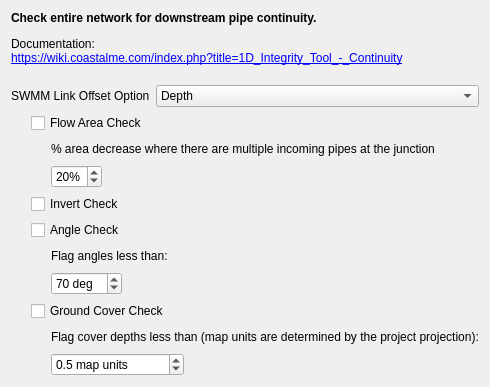
          <widget class="QWidget" name="Continuity">
           <property name="sizePolicy">
            <sizepolicy hsizetype="Preferred" vsizetype="Preferred">
             <horstretch>0</horstretch>
             <verstretch>0</verstretch>
            </sizepolicy>
           </property>
           <attribute name="title">
            <string>Continuity</string>
           </attribute>
           <layout class="QVBoxLayout" name="verticalLayout_7">
            <item>
             <widget class="QLabel" name="label_12">
              <property name="sizePolicy">
               <sizepolicy hsizetype="Expanding" vsizetype="Expanding">
                <horstretch>0</horstretch>
                <verstretch>0</verstretch>
               </sizepolicy>
              </property>
              <property name="text">
               <string>&lt;html&gt;&lt;head/&gt;&lt;body&gt;&lt;p&gt;&lt;span style=&quot; font-weight:600;&quot;&gt;Check entire network for downstream pipe continuity.&lt;/span&gt;&lt;/p&gt;&lt;p&gt;Documentation:&lt;br/&gt;&lt;a href=&quot;https://wiki.coastalme.com/index.php?title=1D_Integrity_Tool_-_Continuity&quot;&gt;&lt;span style=&quot; text-decoration: underline; color:#0000ff;&quot;&gt;https://wiki.coastalme.com/index.php?title=1D_Integrity_Tool_-_Continuity&lt;br/&gt;&lt;/span&gt;&lt;/a&gt;&lt;/p&gt;&lt;/body&gt;&lt;/html&gt;</string>
              </property>
              <property name="wordWrap">
               <bool>true</bool>
              </property>
              <property name="openExternalLinks">
               <bool>true</bool>
              </property>
             </widget>
            </item>
            <item>
             <layout class="QGridLayout" name="gridLayout_5">
              <item row="0" column="0">
               <widget class="QLabel" name="lblSwmmLinkOffsetOptionContinuity">
                <property name="sizePolicy">
                 <sizepolicy hsizetype="Fixed" vsizetype="Preferred">
                  <horstretch>0</horstretch>
                  <verstretch>0</verstretch>
                 </sizepolicy>
                </property>
                <property name="text">
                 <string>SWMM Link Offset Option</string>
                </property>
               </widget>
              </item>
              <item row="0" column="1">
               <widget class="QComboBox" name="cbxSwmmLinkOffsetOptionContinuity">
                <item>
                 <property name="text">
                  <string>Depth</string>
                 </property>
                </item>
                <item>
                 <property name="text">
                  <string>Elevation</string>
                 </property>
                </item>
               </widget>
              </item>
             </layout>
            </item>
            <item>
             <layout class="QHBoxLayout" name="horizontalLayout_11">
              <item>
               <spacer name="horizontalSpacer_8">
                <property name="orientation">
                 <enum>Qt::Horizontal</enum>
                </property>
                <property name="sizeType">
                 <enum>QSizePolicy::Fixed</enum>
                </property>
                <property name="sizeHint" stdset="0">
                 <size>
                  <width>20</width>
                  <height>20</height>
                 </size>
                </property>
               </spacer>
              </item>
              <item>
               <widget class="QCheckBox" name="cbContinuityArea">
                <property name="text">
                 <string>Flow Area Check</string>
                </property>
               </widget>
              </item>
             </layout>
            </item>
            <item>
             <layout class="QHBoxLayout" name="horizontalLayout_22">
              <item>
               <spacer name="horizontalSpacer_31">
                <property name="orientation">
                 <enum>Qt::Horizontal</enum>
                </property>
                <property name="sizeType">
                 <enum>QSizePolicy::Fixed</enum>
                </property>
                <property name="sizeHint" stdset="0">
                 <size>
                  <width>40</width>
                  <height>20</height>
                 </size>
                </property>
               </spacer>
              </item>
              <item>
               <widget class="QLabel" name="label_22">
                <property name="text">
                 <string>% area decrease where there are multiple incoming pipes at the junction</string>
                </property>
                <property name="wordWrap">
                 <bool>true</bool>
                </property>
               </widget>
              </item>
             </layout>
            </item>
            <item>
             <layout class="QHBoxLayout" name="horizontalLayout_35">
              <item>
               <spacer name="horizontalSpacer_30">
                <property name="orientation">
                 <enum>Qt::Horizontal</enum>
                </property>
                <property name="sizeType">
                 <enum>QSizePolicy::Fixed</enum>
                </property>
                <property name="sizeHint" stdset="0">
                 <size>
                  <width>40</width>
                  <height>20</height>
                 </size>
                </property>
               </spacer>
              </item>
              <item>
               <widget class="QSpinBox" name="sbContinuityArea">
                <property name="suffix">
                 <string>%</string>
                </property>
                <property name="value">
                 <number>20</number>
                </property>
               </widget>
              </item>
              <item>
               <spacer name="horizontalSpacer_27">
                <property name="orientation">
                 <enum>Qt::Horizontal</enum>
                </property>
                <property name="sizeHint" stdset="0">
                 <size>
                  <width>40</width>
                  <height>20</height>
                 </size>
                </property>
               </spacer>
              </item>
             </layout>
            </item>
            <item>
             <layout class="QHBoxLayout" name="horizontalLayout_12">
              <item>
               <spacer name="horizontalSpacer_9">
                <property name="orientation">
                 <enum>Qt::Horizontal</enum>
                </property>
                <property name="sizeType">
                 <enum>QSizePolicy::Fixed</enum>
                </property>
                <property name="sizeHint" stdset="0">
                 <size>
                  <width>20</width>
                  <height>20</height>
                 </size>
                </property>
               </spacer>
              </item>
              <item>
               <widget class="QCheckBox" name="cbContinuityInverts">
                <property name="text">
                 <string>Invert Check</string>
                </property>
               </widget>
              </item>
             </layout>
            </item>
            <item>
             <layout class="QHBoxLayout" name="horizontalLayout_13">
              <item>
               <spacer name="horizontalSpacer_10">
                <property name="orientation">
                 <enum>Qt::Horizontal</enum>
                </property>
                <property name="sizeType">
                 <enum>QSizePolicy::Fixed</enum>
                </property>
                <property name="sizeHint" stdset="0">
                 <size>
                  <width>20</width>
                  <height>20</height>
                 </size>
                </property>
               </spacer>
              </item>
              <item>
               <widget class="QCheckBox" name="cbContinuityAngle">
                <property name="text">
                 <string>Angle Check</string>
                </property>
               </widget>
              </item>
             </layout>
            </item>
            <item>
             <layout class="QGridLayout" name="gridLayout">
              <item row="1" column="2">
               <spacer name="horizontalSpacer_13">
                <property name="orientation">
                 <enum>Qt::Horizontal</enum>
                </property>
                <property name="sizeHint" stdset="0">
                 <size>
                  <width>40</width>
                  <height>20</height>
                 </size>
                </property>
               </spacer>
              </item>
              <item row="1" column="1">
               <widget class="QSpinBox" name="sbContinuityAngle">
                <property name="suffix">
                 <string> deg</string>
                </property>
                <property name="maximum">
                 <number>360</number>
                </property>
                <property name="value">
                 <number>70</number>
                </property>
               </widget>
              </item>
              <item row="0" column="0">
               <spacer name="horizontalSpacer_12">
                <property name="orientation">
                 <enum>Qt::Horizontal</enum>
                </property>
                <property name="sizeType">
                 <enum>QSizePolicy::Fixed</enum>
                </property>
                <property name="sizeHint" stdset="0">
                 <size>
                  <width>40</width>
                  <height>20</height>
                 </size>
                </property>
               </spacer>
              </item>
              <item row="0" column="1" colspan="2">
               <widget class="QLabel" name="label_7">
                <property name="text">
                 <string>Flag angles less than:</string>
                </property>
               </widget>
              </item>
             </layout>
            </item>
            <item>
             <layout class="QHBoxLayout" name="horizontalLayout_14">
              <item>
               <spacer name="horizontalSpacer_11">
                <property name="orientation">
                 <enum>Qt::Horizontal</enum>
                </property>
                <property name="sizeType">
                 <enum>QSizePolicy::Fixed</enum>
                </property>
                <property name="sizeHint" stdset="0">
                 <size>
                  <width>20</width>
                  <height>20</height>
                 </size>
                </property>
               </spacer>
              </item>
              <item>
               <widget class="QCheckBox" name="cbContinuityCover">
                <property name="text">
                 <string>Ground Cover Check</string>
                </property>
               </widget>
              </item>
             </layout>
            </item>
            <item>
             <layout class="QGridLayout" name="gridLayout_2">
              <item row="0" column="0">
               <spacer name="horizontalSpacer_14">
                <property name="orientation">
                 <enum>Qt::Horizontal</enum>
                </property>
                <property name="sizeType">
                 <enum>QSizePolicy::Fixed</enum>
                </property>
                <property name="sizeHint" stdset="0">
                 <size>
                  <width>40</width>
                  <height>20</height>
                 </size>
                </property>
               </spacer>
              </item>
              <item row="0" column="1" colspan="2">
               <widget class="QLabel" name="label_9">
                <property name="text">
                 <string>Flag cover depths less than (map units are determined by the project projection):</string>
                </property>
               </widget>
              </item>
              <item row="1" column="1">
               <widget class="QDoubleSpinBox" name="sbContinuityCover">
                <property name="suffix">
                 <string> map units</string>
                </property>
                <property name="decimals">
                 <number>1</number>
                </property>
                <property name="maximum">
                 <double>9999999.000000000000000</double>
                </property>
                <property name="value">
                 <double>0.500000000000000</double>
                </property>
               </widget>
              </item>
              <item row="1" column="2">
               <spacer name="horizontalSpacer_15">
                <property name="orientation">
                 <enum>Qt::Horizontal</enum>
                </property>
                <property name="sizeHint" stdset="0">
                 <size>
                  <width>40</width>
                  <height>20</height>
                 </size>
                </property>
               </spacer>
              </item>
             </layout>
            </item>
            <item>
             <spacer name="verticalSpacer_5">
              <property name="orientation">
               <enum>Qt::Vertical</enum>
              </property>
              <property name="sizeHint" stdset="0">
               <size>
                <width>20</width>
                <height>0</height>
               </size>
              </property>
             </spacer>
            </item>
           </layout>
          </widget>
